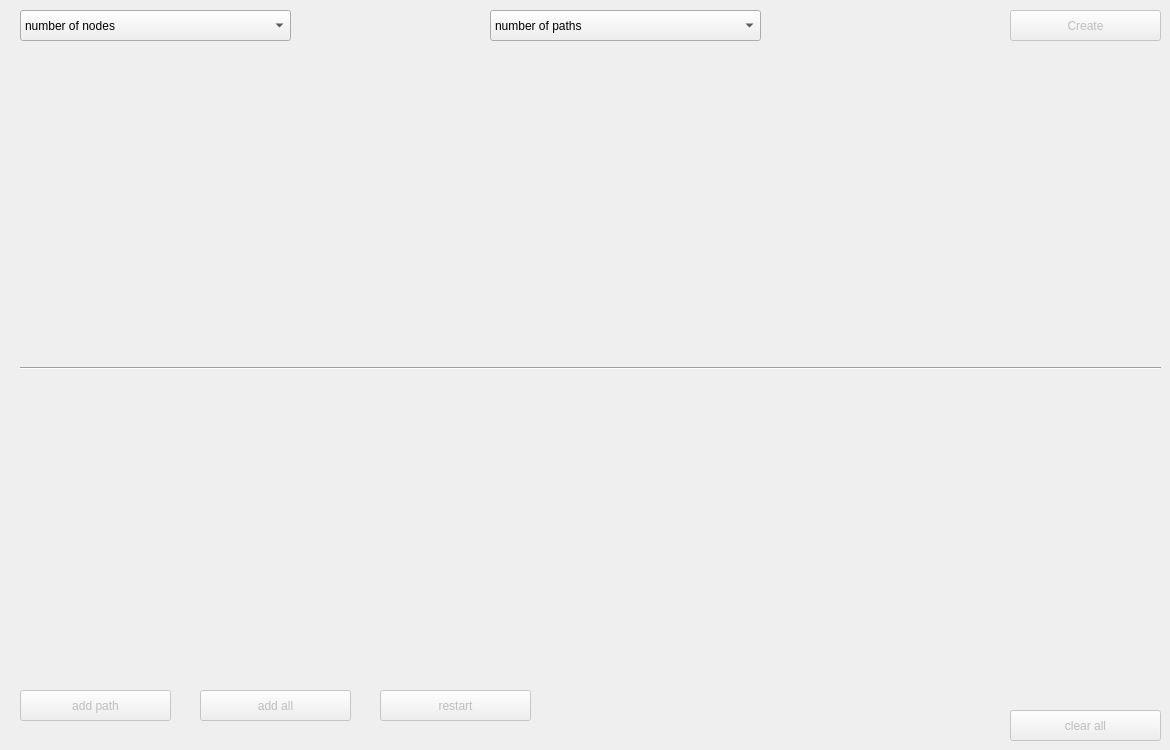
        <widget class="QWidget" name="optimal_sol_for_path_topology">
         <attribute name="title">
          <string>analysis fo path topology</string>
         </attribute>
         <widget class="QComboBox" name="select_number_of_nodes_path_2">
          <property name="geometry">
           <rect>
            <x>20</x>
            <y>10</y>
            <width>271</width>
            <height>31</height>
           </rect>
          </property>
          <item>
           <property name="text">
            <string>number of nodes</string>
           </property>
          </item>
          <item>
           <property name="text">
            <string>3</string>
           </property>
          </item>
          <item>
           <property name="text">
            <string>4</string>
           </property>
          </item>
          <item>
           <property name="text">
            <string>5</string>
           </property>
          </item>
          <item>
           <property name="text">
            <string>6</string>
           </property>
          </item>
          <item>
           <property name="text">
            <string>7</string>
           </property>
          </item>
          <item>
           <property name="text">
            <string>8</string>
           </property>
          </item>
          <item>
           <property name="text">
            <string>9</string>
           </property>
          </item>
          <item>
           <property name="text">
            <string>10</string>
           </property>
          </item>
         </widget>
         <widget class="QComboBox" name="select_number_of_paths_path">
          <property name="geometry">
           <rect>
            <x>490</x>
            <y>10</y>
            <width>271</width>
            <height>31</height>
           </rect>
          </property>
          <item>
           <property name="text">
            <string>number of paths</string>
           </property>
          </item>
          <item>
           <property name="text">
            <string>3</string>
           </property>
          </item>
          <item>
           <property name="text">
            <string>4</string>
           </property>
          </item>
          <item>
           <property name="text">
            <string>5</string>
           </property>
          </item>
          <item>
           <property name="text">
            <string>6</string>
           </property>
          </item>
          <item>
           <property name="text">
            <string>7</string>
           </property>
          </item>
          <item>
           <property name="text">
            <string>8</string>
           </property>
          </item>
          <item>
           <property name="text">
            <string>9</string>
           </property>
          </item>
          <item>
           <property name="text">
            <string>10</string>
           </property>
          </item>
         </widget>
         <widget class="QPushButton" name="create_path_graph_btn_2">
          <property name="enabled">
           <bool>false</bool>
          </property>
          <property name="geometry">
           <rect>
            <x>1010</x>
            <y>10</y>
            <width>151</width>
            <height>31</height>
           </rect>
          </property>
          <property name="text">
           <string>Create</string>
          </property>
         </widget>
         <widget class="QWidget" name="verticalLayoutWidget_5">
          <property name="geometry">
           <rect>
            <x>20</x>
            <y>90</y>
            <width>1141</width>
            <height>221</height>
           </rect>
          </property>
          <layout class="QVBoxLayout" name="optimal_path_graph_layout"/>
         </widget>
         <widget class="QWidget" name="verticalLayoutWidget_6">
          <property name="geometry">
           <rect>
            <x>20</x>
            <y>420</y>
            <width>1141</width>
            <height>231</height>
           </rect>
          </property>
          <layout class="QVBoxLayout" name="online_path_graph_layout"/>
         </widget>
         <widget class="QLabel" name="optimal_path_arrival_label_path">
          <property name="geometry">
           <rect>
            <x>20</x>
            <y>60</y>
            <width>1141</width>
            <height>21</height>
           </rect>
          </property>
          <property name="font">
           <font>
            <pointsize>8</pointsize>
           </font>
          </property>
          <property name="text">
           <string/>
          </property>
         </widget>
         <widget class="QLabel" name="optimal_path_sol_info_label">
          <property name="geometry">
           <rect>
            <x>20</x>
            <y>320</y>
            <width>1141</width>
            <height>21</height>
           </rect>
          </property>
          <property name="font">
           <font>
            <pointsize>14</pointsize>
           </font>
          </property>
          <property name="text">
           <string/>
          </property>
         </widget>
         <widget class="QLabel" name="online_path_sol_info_label">
          <property name="geometry">
           <rect>
            <x>20</x>
            <y>660</y>
            <width>1141</width>
            <height>21</height>
           </rect>
          </property>
          <property name="font">
           <font>
            <pointsize>14</pointsize>
           </font>
          </property>
          <property name="text">
           <string/>
          </property>
         </widget>
         <widget class="QLabel" name="online_path_arrival_label_path">
          <property name="geometry">
           <rect>
            <x>20</x>
            <y>380</y>
            <width>1141</width>
            <height>21</height>
           </rect>
          </property>
          <property name="font">
           <font>
            <pointsize>14</pointsize>
           </font>
          </property>
          <property name="text">
           <string/>
          </property>
         </widget>
         <widget class="Line" name="line">
          <property name="geometry">
           <rect>
            <x>20</x>
            <y>360</y>
            <width>1141</width>
            <height>16</height>
           </rect>
          </property>
          <property name="orientation">
           <enum>Qt::Horizontal</enum>
          </property>
         </widget>
         <widget class="QPushButton" name="add_path_to_path_graph">
          <property name="enabled">
           <bool>false</bool>
          </property>
          <property name="geometry">
           <rect>
            <x>20</x>
            <y>690</y>
            <width>151</width>
            <height>31</height>
           </rect>
          </property>
          <property name="text">
           <string>add path</string>
          </property>
         </widget>
         <widget class="QPushButton" name="add_all_paths_to_path_graph">
          <property name="enabled">
           <bool>false</bool>
          </property>
          <property name="geometry">
           <rect>
            <x>200</x>
            <y>690</y>
            <width>151</width>
            <height>31</height>
           </rect>
          </property>
          <property name="text">
           <string>add all</string>
          </property>
         </widget>
         <widget class="QPushButton" name="clear_all_path_graphs">
          <property name="enabled">
           <bool>false</bool>
          </property>
          <property name="geometry">
           <rect>
            <x>1010</x>
            <y>710</y>
            <width>151</width>
            <height>31</height>
           </rect>
          </property>
          <property name="text">
           <string>clear all</string>
          </property>
         </widget>
         <widget class="QPushButton" name="restart_the_path_graph">
          <property name="enabled">
           <bool>false</bool>
          </property>
          <property name="geometry">
           <rect>
            <x>380</x>
            <y>690</y>
            <width>151</width>
            <height>31</height>
           </rect>
          </property>
          <property name="text">
           <string>restart</string>
          </property>
         </widget>
        </widget>
